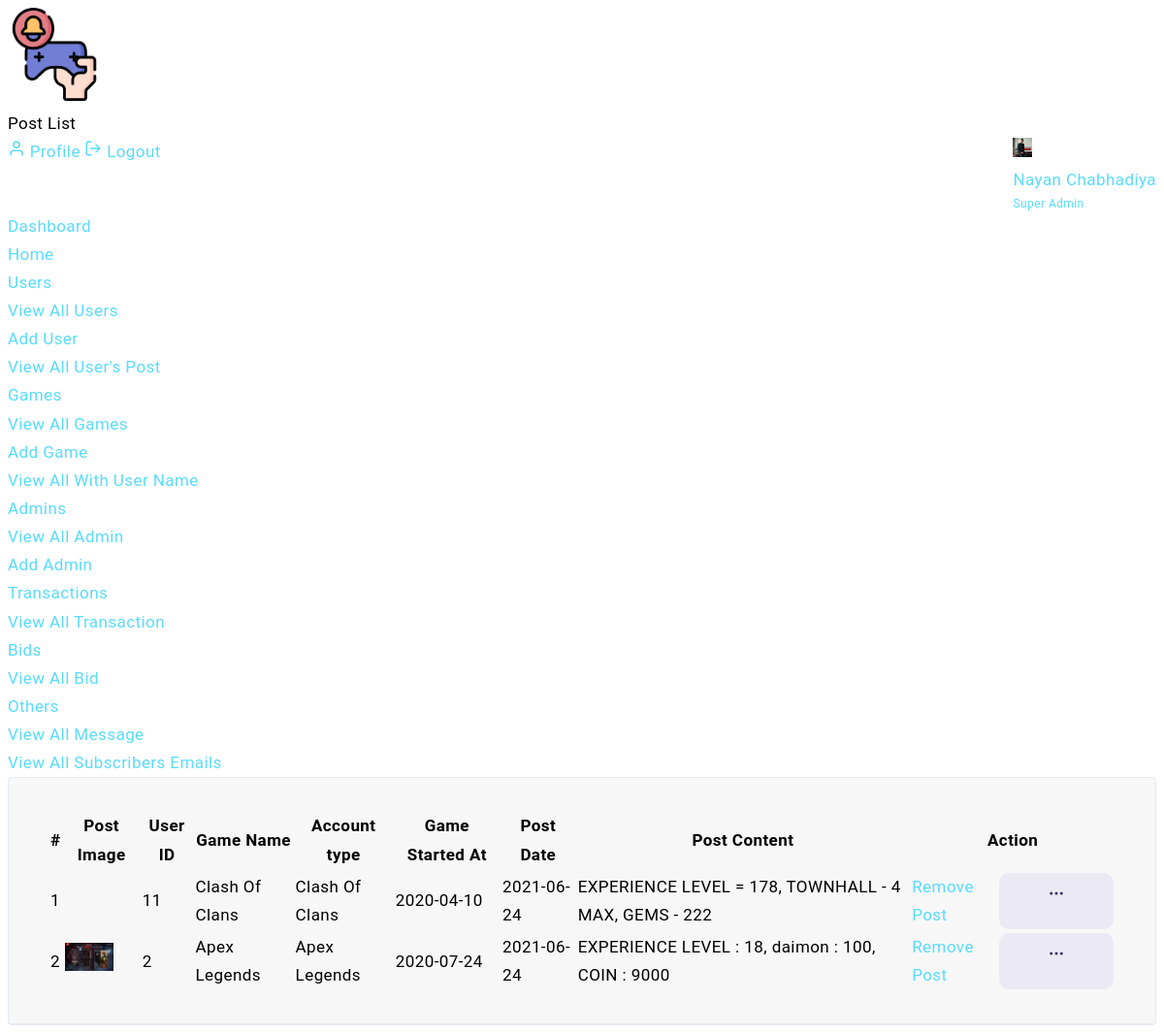
The page /admin/post_list.php (signed in) on the database its author committed.
### tables this page shows
CREATE TABLE `posts` (
  `id` int(11) NOT NULL,
  `user_id` int(11) NOT NULL,
  `game_name` varchar(255) NOT NULL,
  `account_type` varchar(255) NOT NULL,
  `duration` date NOT NULL,
  `post_image` varchar(1000) NOT NULL DEFAULT 'default.png',
  `post_date` date NOT NULL,
  `post_votes` int(11) NOT NULL DEFAULT 0,
  `post_content` longtext NOT NULL
);

### admin/post_list.php (the view, shortened to what this page needs)
<?php
include "../connection.php";
$admin_profile = $_SESSION['admin_email'];
  $admin_query = "SELECT * FROM admin WHERE email='$admin_profile'";
  $admin_data = mysqli_query($conn,$admin_query);
  $admin_result = mysqli_fetch_assoc($admin_data);
  $post_list_query = "SELECT * FROM posts, users WHERE posts.user_id = users.id";
  $post_list_data = mysqli_query($conn,$post_list_query);
  $cnt=1;
?>
<?php include "includes/admin_top.php"; ?>
<div class="header">
    <div class="header-content">
        <nav class="navbar navbar-expand">
            <div class="collapse navbar-collapse justify-content-between">
                <div class="header-left">
                    <div class="dashboard_bar">
                        Post List
                    </div>
                </div>
                <ul class="navbar-nav header-right">
                    <li class="nav-item dropdown header-profile">
                        <a class="nav-link" href="#" role="button" data-toggle="dropdown">
                            <img src="<?php echo $admin_result['profile_pic']; ?>" width="20" alt=""/>
                            <div class="header-info">
                                 <span><?php echo $admin_result['name']; ?></span>
                                 <small>Super Admin</small>
                            </div>
                        </a>
                        <div class="dropdown-menu dropdown-menu-right">
                            <a href="admin-profile.php" class="dropdown-item ai-icon">
                                <span class="ml-2">Profile </span>
                            </a>
                            <a href="../logout.php" class="dropdown-item ai-icon">
                                <span class="ml-2">Logout </span>
                            </a>
                        </div>
                    </li>
                </ul>
            </div>
        </nav>
    </div>
</div>
    <?php include 'includes/admin_sidebar.php'; ?>
<div class="content-body">
    <div class="container-fluid">
      <div class="col-xxl-12">
        <div class="card">
            <div class="card-header d-block d-sm-flex border-0">
              <div class="card-body pr-2 pl-2">
                <table id="example" class="display" style="width:100%">
                  <thead>
                    <tr>
                      <th>#</th>
                      <th>Post Image</th>
                      <th>User ID</th>
                      <th>Game Name</th>
                      <th>Account type</th>
                      <th>Game Started At</th>
                      <th>Post Date</th>
                      <th>Post Content</th>
                      <th>Action</th>
                    </tr>
                  </thead>
                  <tbody>
                    <?php
                        while( $post_list_result = mysqli_fetch_assoc($post_list_data))
                      {
                    ?>
                    <tr>
                      <td><?php echo $cnt;?></td>
                      <td><img class="rounded-circle" width="50" src="<?php echo "../".$post_list_result['post_image'];?>" alt=""></td>
                      <td><?php echo $post_list_result['user_id'];?></td>
                      <td><?php echo $post_list_result['game_name'];?></td>
                      <td><?php echo $post_list_result['account_type'];?></td>
                      <td><?php echo $post_list_result['duration'];?></td>
                      <td><?php echo $post_list_result['post_date'];?></td>
                      <td><?php echo $post_list_result['post_content'];?></td>
                      <td><div class="dropdown ml-auto">
                        <a href="#" class="btn btn-primary light sharp" data-toggle="dropdown" aria-expanded="true"></a>
                        <ul class="dropdown-menu dropdown-menu-right">
                          <li class="dropdown-item"><i class="fa fa-trash text-primary mr-2"></i><a href="post_delete.php?id=<?php echo $post_list_result['post_date'];?>" onclick="checkdelete()">Remove Post</a></li>
                        </ul>
                      </div></td>
                    </tr>
                    <?php
                      $cnt=$cnt+1;
                      }
                    ?>
                  </tbody>
                </table>
              </div>
            </div>
        </div>
      </div>
    </div>
</div>
    <?php include "includes/admin_bottom.php"; ?>

### admin/includes/admin_top.php (shortened to what this page needs)
<!DOCTYPE html>
<html lang="en">
<head>
        <link rel="stylesheet" type="text/css" href="vendor/datatables/datatables/css/jquery.dataTables.min.css">
	  <link rel="stylesheet" href="vendor/chartist/css/chartist.min.css">
    <link href="vendor/bootstrap-select/dist/css/bootstrap-select.min.css" rel="stylesheet">
	  <link href="vendor/owl-carousel/owl.carousel.css" rel="stylesheet">
    <link href="css/style.css" rel="stylesheet">
    <link href="css/conter.css" rel="stylesheet">
    <link rel="stylesheet" type="text/css" href="css/upload_profile.css">
</head>
<body>
    <div id="main-wrapper">
        <div class="nav-header">
            <a href="index.php" class="brand-logo">
                <img class="brand-logo " src="images/logo.png" alt="" width="96" height="126"/>
            </a>
        </div>

### admin/includes/admin_sidebar.php (shortened to what this page needs)
<div class="deznav">
    <div class="deznav-scroll">
<ul class="metismenu" id="menu">
            <li>
              <a class="has-arrow ai-icon" href="javascript:void()" aria-expanded="false">
                <span class="nav-text">Dashboard</span>
              </a>
              <ul aria-expanded="false">
                <li><a href="index.php">Home</a></li>
              </ul>
            </li>
            <li>
              <a class="has-arrow ai-icon" href="javascript:void()" aria-expanded="false">
                <span class="nav-text">Users</span>
              </a>
              <ul aria-expanded="false">
                <li><a href="user_list.php">View All Users</a></li>
                <li><a href="add_user.php">Add User</a></li>
                <li><a href="post_list.php">View All User's Post</a></li>
              </ul>
            </li>
            <li>
              <a class="has-arrow ai-icon" href="javascript:void()" aria-expanded="false">
                <span class="nav-text">Games</span>
              </a>
              <ul aria-expanded="false">
                <li><a href="game_list.php">View All Games</a></li>
                <li><a href="add_game.php">Add Game</a></li>
                <li><a href="game_username_list.php">View All With User Name</a></li>
              </ul>
            </li>
            <li>
              <a class="has-arrow ai-icon" href="javascript:void()" aria-expanded="false">
                <span class="nav-text">Admins</span>
              </a>
              <ul aria-expanded="false">
                <li><a href="admin_list.php">View All Admin</a></li>
                <li><a href="add_admin.php">Add Admin</a></li>
              </ul>
            </li>
            <li>
              <a class="has-arrow ai-icon" href="javascript:void()" aria-expanded="false">
                <span class="nav-text">Transactions</span>
              </a>
              <ul aria-expanded="false">
                <li><a href="transaction_list.php">View All Transaction</a></li>
              </ul>
            </li>
            <li>
              <a class="has-arrow ai-icon" href="javascript:void()" aria-expanded="false">
                <span class="nav-text">Bids</span>
              </a>
              <ul aria-expanded="false">
                <li><a href="bid_list.php">View All Bid</a></li>
              </ul>
            </li>
            <li>
              <a class="has-arrow ai-icon" href="javascript:void()" aria-expanded="false">
                <span class="nav-text">Others</span>
              </a>
              <ul aria-expanded="false">
                <li><a href="message_list.php">View All Message</a></li>
                <li><a href="subscribers_email.php">View All Subscribers Emails</a></li>
              </ul>
            </li>
        </ul>
</div>
</div>

### admin/includes/admin_bottom.php (shortened to what this page needs)
</div>
</body>
</html>

### rows shown on the page
posts: user "11", game_name "Clash Of Clans", account_type "Clash Of Clans", duration "2020-04-10", post_date "2021-06-24", post_content "EXPERIENCE LEVEL = 178, TOWNHALL - 4 MAX, GEMS - 222"
posts: post_image (picture), user "2", game_name "Apex Legends", account_type "Apex Legends", duration "2020-07-24", post_date "2021-06-24", post_content "EXPERIENCE LEVEL : 18, daimon : 100, COIN : 9000"

### other values the page prints
$admin_result['name'] "Nayan Chabhadiya"
